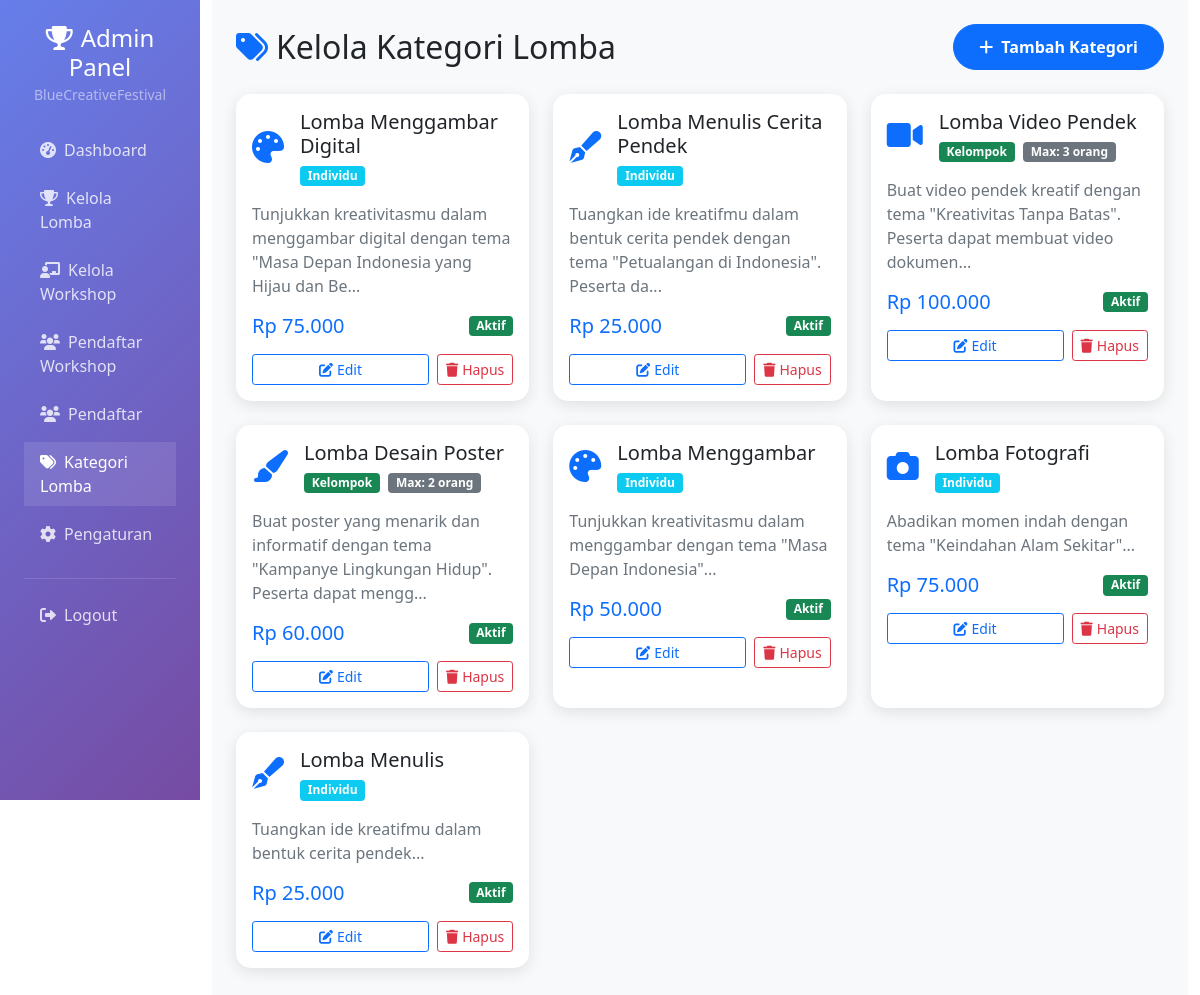
Page /admin/kategori.php (signed in) on the committed database.
### tables this page shows
CREATE TABLE `kategori_lomba` (
  `id` int NOT NULL,
  `nama` varchar(100) NOT NULL,
  `deskripsi` text,
  `biaya` decimal(10,2) NOT NULL,
  `icon` varchar(50) DEFAULT NULL,
  `jenis_lomba` enum('individu','kelompok') DEFAULT 'individu',
  `max_peserta` int DEFAULT '1',
  `status` enum('aktif','nonaktif') DEFAULT 'aktif',
  `created_at` timestamp NULL DEFAULT CURRENT_TIMESTAMP
);

### config/database.php (called while the page is built, shortened)
<?php
class Database {
    private $host = 'localhost';
    private $username = 'root';
    private $password = '';
    private $database = 'lombabcf';
    private $connection;
    public function __construct() {
        try {
            $this->connection = new PDO(
                "mysql:host={$this->host};dbname={$this->database};charset=utf8",
                $this->username,
                $this->password,
                [
                    PDO::ATTR_ERRMODE => PDO::ERRMODE_EXCEPTION,
                    PDO::ATTR_DEFAULT_FETCH_MODE => PDO::FETCH_ASSOC,
                    PDO::ATTR_EMULATE_PREPARES => false
                ]
            );
        } catch (PDOException $e) {
            die("Koneksi database gagal: " . $e->getMessage());
        }
    }
    public function query($sql, $params = []) {
        try {
            $stmt = $this->connection->prepare($sql);
            $stmt->execute($params);
            return $stmt;
        } catch (PDOException $e) {
            die("Query error: " . $e->getMessage());
        }
    }
    public function fetchAll($sql, $params = []) {
        return $this->query($sql, $params)->fetchAll();
    }
}
function getDB() {
    static $db = null;
    if ($db === null) {
        $db = new Database();
    }
    return $db;
}
?>

### admin/check_auth.php (called while the page is built, shortened)
<?php
require_once '../config/database.php';
function checkAdminAuth() {
    try {
        $db = getDB();
        $admin = $db->fetch("SELECT * FROM admin WHERE id = ?", [$_SESSION['admin_id']]);
        return $admin;
    } catch (Exception $e) {
        session_destroy();
        header('Location: deny_access.php');
        exit;
    }
}
?>

### admin/kategori.php (the view, shortened to what this page needs)
<?php
require_once 'check_auth.php';
$db = getDB();
$kategori_lomba = $db->fetchAll("SELECT * FROM kategori_lomba ORDER BY created_at DESC");
?>
<!DOCTYPE html>
<html lang="id">
<head>
    <link href="../bootstrap-5.0.2-dist/css/bootstrap.min.css" rel="stylesheet">
    <link rel="stylesheet" href="https://cdnjs.cloudflare.com/ajax/libs/font-awesome/6.0.0/css/all.min.css">
    <link rel="stylesheet" href="https://cdnjs.cloudflare.com/ajax/libs/animate.css/4.1.1/animate.min.css">
</head>
<body>
    <div class="container-fluid">
        <div class="row">
            <div class="col-md-3 col-lg-2 px-0">
                <div class="admin-sidebar p-4">
                    <div class="text-center mb-4">
                        <h4 class="text-white mb-0">
                            <i class="fas fa-trophy me-2"></i>Admin Panel
                        </h4>
                        <small class="text-white-50">BlueCreativeFestival</small>
                    </div>
                    <nav class="nav flex-column">
                        <a class="nav-link mb-2" href="index.php">
                            <i class="fas fa-tachometer-alt me-2"></i>Dashboard
                        </a>
                        <a class="nav-link mb-2" href="manage_lomba.php">
                            <i class="fas fa-trophy me-2"></i>Kelola Lomba
                        </a>
                        <a class="nav-link mb-2" href="workshop_manage.php">
                            <i class="fas fa-chalkboard-teacher me-2"></i>Kelola Workshop
                        </a>
                        <a class="nav-link mb-2" href="workshop_pendaftar.php">
                            <i class="fas fa-users me-2"></i>Pendaftar Workshop
                        </a>
                        <a class="nav-link mb-2" href="pendaftar.php">
                            <i class="fas fa-users me-2"></i>Pendaftar
                        </a>
                        <a class="nav-link active mb-2" href="kategori.php">
                            <i class="fas fa-tags me-2"></i>Kategori Lomba
                        </a>
                        <a class="nav-link mb-2" href="pengaturan.php">
                            <i class="fas fa-cog me-2"></i>Pengaturan
                        </a>
                        <hr class="text-white-50">
                        <a class="nav-link mb-2" href="logout.php">
                            <i class="fas fa-sign-out-alt me-2"></i>Logout
                        </a>
                    </nav>
                </div>
            </div>
            <div class="col-md-9 col-lg-10">
                <div class="admin-content p-4">
                    <div class="d-flex justify-content-between align-items-center mb-4">
                        <h2 class="mb-0">
                            <i class="fas fa-tags me-2 text-primary"></i>Kelola Kategori Lomba
                        </h2>
                        <button class="btn btn-primary btn-admin" data-bs-toggle="modal" data-bs-target="#addKategoriModal">
                            <i class="fas fa-plus me-2"></i>Tambah Kategori
                        </button>
                    </div>
                    <div class="row">
                        <?php foreach ($kategori_lomba as $kategori): ?>
                        <div class="col-md-6 col-lg-4 mb-4">
                            <div class="card kategori-card h-100">
                                <div class="card-body">
                                    <div class="d-flex align-items-center mb-3">
                                        <div class="me-3">
                                            <i class="<?= htmlspecialchars($kategori['icon']) ?> fa-2x text-primary"></i>
                                        </div>
                                        <div class="flex-grow-1">
                                            <h5 class="card-title mb-1"><?= htmlspecialchars($kategori['nama']) ?></h5>
                                            <span class="badge bg-<?= ($kategori['jenis_lomba'] ?? 'individu') == 'kelompok' ? 'success' : 'info' ?>">
                                                <?= ucfirst($kategori['jenis_lomba'] ?? 'individu') ?>
                                            </span>
                                            <?php if (($kategori['jenis_lomba'] ?? 'individu') == 'kelompok'): ?>
                                                <span class="badge bg-secondary ms-1">Max: <?= $kategori['max_peserta'] ?? 1 ?> orang</span>
                                            <?php endif; ?>
                                        </div>
                                    </div>
                                    <p class="card-text text-muted mb-3">
                                        <?= htmlspecialchars(substr($kategori['deskripsi'], 0, 100)) ?>...
                                    </p>
                                    <div class="d-flex justify-content-between align-items-center mb-3">
                                        <span class="h5 text-primary mb-0">
                                            Rp <?= number_format($kategori['biaya'], 0, ',', '.') ?>
                                        </span>
                                        <span class="badge bg-<?= ($kategori['status'] ?? 'aktif') == 'aktif' ? 'success' : 'secondary' ?>">
                                            <?= ucfirst($kategori['status'] ?? 'aktif') ?>
                                        </span>
                                    </div>
                                    <div class="d-flex gap-2">
                                        <a href="?edit=<?= $kategori['id'] ?>" class="btn btn-outline-primary btn-sm flex-fill">
                                            <i class="fas fa-edit me-1"></i>Edit
                                        </a>
                                        <a href="delete_kategori.php?id=<?= $kategori['id'] ?>"
                                           class="btn btn-outline-danger btn-sm"
                                           onclick="return confirm('Yakin ingin menghapus kategori ini?')">
                                            <i class="fas fa-trash me-1"></i>Hapus
                                        </a>
                                    </div>
                                </div>
                            </div>
                        </div>
                        <?php endforeach; ?>
                    </div>
                </div>
            </div>
        </div>
    </div>
</body>
</html>

### admin/kategori.php (style rules this page uses)
.admin-sidebar { min-height: 100vh; background: linear-gradient(135deg, #667eea 0%, #764ba2 100%); }
.admin-content { background-color: #f8f9fa; min-height: 100vh; }
.nav-link { color: rgba(255,255,255,0.8); transition: all 0.3s ease; }
.nav-link:hover, .nav-link.active { color: white; background-color: rgba(255,255,255,0.1); }
.card { border: none; border-radius: 15px; box-shadow: 0 4px 15px rgba(0,0,0,0.1); }
.btn-admin { border-radius: 25px; padding: 10px 25px; font-weight: 600; }
.kategori-card { transition: transform 0.3s ease; }

### rows in the picture
kategori_lomba: nama "Lomba Menggambar Digital", jenis_lomba "Individu", deskripsi "Tunjukkan kreativitasmu dalam menggambar digital dengan tema \"Masa Depan Indonesia yang Hijau dan Be", biaya "75.000", status "Aktif"
kategori_lomba: nama "Lomba Menulis Cerita Pendek", jenis_lomba "Individu", deskripsi "Tuangkan ide kreatifmu dalam bentuk cerita pendek dengan tema \"Petualangan di Indonesia\". Peserta da", biaya "25.000", status "Aktif"
kategori_lomba: nama "Lomba Video Pendek", jenis_lomba "Kelompok", max_peserta "3", deskripsi "Buat video pendek kreatif dengan tema \"Kreativitas Tanpa Batas\". Peserta dapat membuat video dokumen", biaya "100.000", status "Aktif"
kategori_lomba: nama "Lomba Desain Poster", jenis_lomba "Kelompok", max_peserta "2", deskripsi "Buat poster yang menarik dan informatif dengan tema \"Kampanye Lingkungan Hidup\". Peserta dapat mengg", biaya "60.000", status "Aktif"
kategori_lomba: nama "Lomba Menggambar", jenis_lomba "Individu", deskripsi "Tunjukkan kreativitasmu dalam menggambar dengan tema \"Masa Depan Indonesia\"", biaya "50.000", status "Aktif"
kategori_lomba: nama "Lomba Fotografi", jenis_lomba "Individu", deskripsi "Abadikan momen indah dengan tema \"Keindahan Alam Sekitar\"", biaya "75.000", status "Aktif"
kategori_lomba: nama "Lomba Menulis", jenis_lomba "Individu", deskripsi "Tuangkan ide kreatifmu dalam bentuk cerita pendek", biaya "25.000", status "Aktif"
